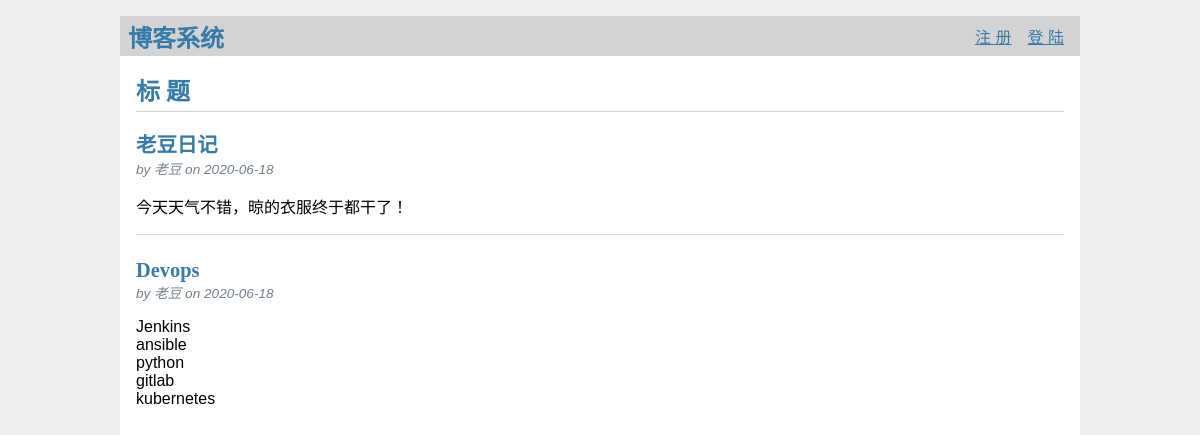
The page / on the database its author committed.
### tables this page shows
CREATE TABLE post(
  id INTEGER PRIMARY KEY AUTOINCREMENT,
  author_id INTEGER NOT NULL,
  created TIMESTAMP NOT NULL DEFAULT CURRENT_TIMESTAMP,
  title TEXT NOT NULL,
  body TEXT NOT NULL,
  FOREIGN KEY (author_id) REFERENCES user(id)
);

CREATE TABLE user(
  id INTEGER PRIMARY KEY AUTOINCREMENT,
  username TEXT UNQE NOT NULL,
  password TEXT NOT NULL
);

### bambo/blog.py (the view)
@bp.route('/')
def index():
    db = get_db()
    posts = db.execute(
            'SELECT p.id,title,body,created,author_id,username FROM post p JOIN user u ON p.author_id = u.id ORDER BY created DESC'
            ).fetchall()
    return render_template('blog/index.html',posts=posts)

### bambo/auth.py (called while the page is built)
@bp.before_app_request
def load_logged_in_user():
    user_id = session.get('user_id')
    if user_id is None:
        g.user = None
    else:
        g.user = get_db().execute(
                'SELECT * FROM user WHERE id = ?',(user_id,)
                ).fetchone()

### bambo/db.py (called while the page is built)
def get_db():
    if 'db' not in g:
        g.db = sqlite3.connect(
                current_app.config['DATABASE'],
                detect_types=sqlite3.PARSE_DECLTYPES
                )
        g.db.row_factory = sqlite3.Row
    return g.db

### bambo/templates/blog/index.html (shortened to what this page needs)
{% extends 'base.html' %}
{% block header %}
<h1>{% block title %}标 题{% endblock %}</h1>
 {% endblock %}
 {% block content %}
  {% for post in posts %}
    <article class="post">
      <header>
	<div>
		<h1>{{ post['title'] }}</h1>
		<div class="about">by {{ post['username'] }} on {{ post['created'].strftime('%Y-%m-%d') }}</div>
	</div>
</header>
<p class="body">{{ post['body'] }}</p>
{% if not loop.last %}
 <hr>
{% endif %}
{% endfor %}
{% endblock %}

### bambo/static/style.css (style rules this page uses)
h1 { font-family: serif; color: #377ba8; margin: 1rem 0; }
hr { border: none; border-top: 1px solid lightgray; }
.content > header h1 { flex: auto; margin: 1rem 0 0.25rem 0; }
.post > header { display: flex; align-items: flex-end; font-size: 0.85em; }
.post > header > div:first-of-type { flex: auto; }
.post > header h1 { font-size: 1.5em; margin-bottom: 0; }
.post .about { color: slategray; font-style: italic; }
.post .body { white-space: pre-line; }

### rows shown on the page
post: title "老豆日记", username "老豆", created "2020-06-18", body "今天天气不错，晾的衣服终于都干了！"
post: title "Devops", username "老豆", created "2020-06-18", body "Jenkins ansible python gitlab kubernetes"
